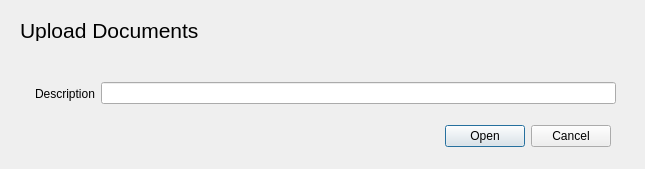
<?xml version="1.0" encoding="UTF-8"?>
<ui version="4.0">
 <class>UploadFile</class>
 <widget class="QDialog" name="UploadFile">
  <property name="geometry">
   <rect>
    <x>0</x>
    <y>0</y>
    <width>645</width>
    <height>169</height>
   </rect>
  </property>
  <property name="windowTitle">
   <string>Upload Document</string>
  </property>
  <widget class="QDialogButtonBox" name="buttonBox">
   <property name="geometry">
    <rect>
     <x>270</x>
     <y>120</y>
     <width>341</width>
     <height>32</height>
    </rect>
   </property>
   <property name="orientation">
    <enum>Qt::Horizontal</enum>
   </property>
   <property name="standardButtons">
    <set>QDialogButtonBox::Cancel|QDialogButtonBox::Open</set>
   </property>
  </widget>
  <widget class="QLabel" name="label">
   <property name="geometry">
    <rect>
     <x>20</x>
     <y>20</y>
     <width>301</width>
     <height>21</height>
    </rect>
   </property>
   <property name="font">
    <font>
     <pointsize>16</pointsize>
    </font>
   </property>
   <property name="text">
    <string>Upload Documents</string>
   </property>
  </widget>
  <widget class="QWidget" name="">
   <property name="geometry">
    <rect>
     <x>35</x>
     <y>81</y>
     <width>581</width>
     <height>25</height>
    </rect>
   </property>
   <layout class="QHBoxLayout" name="horizontalLayout">
    <item>
     <widget class="QLabel" name="label_2">
      <property name="text">
       <string>Description</string>
      </property>
     </widget>
    </item>
    <item>
     <widget class="QLineEdit" name="lineEdit_description"/>
    </item>
   </layout>
  </widget>
 </widget>
 <resources/>
 <connections>
  <connection>
   <sender>buttonBox</sender>
   <signal>accepted()</signal>
   <receiver>UploadFile</receiver>
   <slot>accept()</slot>
   <hints>
    <hint type="sourcelabel">
     <x>248</x>
     <y>254</y>
    </hint>
    <hint type="destinationlabel">
     <x>157</x>
     <y>274</y>
    </hint>
   </hints>
  </connection>
  <connection>
   <sender>buttonBox</sender>
   <signal>rejected()</signal>
   <receiver>UploadFile</receiver>
   <slot>reject()</slot>
   <hints>
    <hint type="sourcelabel">
     <x>316</x>
     <y>260</y>
    </hint>
    <hint type="destinationlabel">
     <x>286</x>
     <y>274</y>
    </hint>
   </hints>
  </connection>
 </connections>
</ui>
